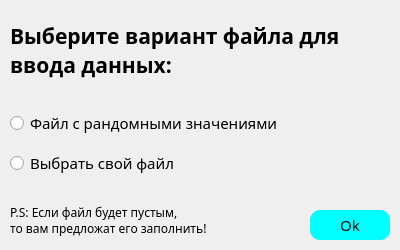
<?xml version="1.0" encoding="UTF-8"?>
<ui version="4.0">
 <class>Window_FileChoise</class>
 <widget class="QDialog" name="Window_FileChoise">
  <property name="geometry">
   <rect>
    <x>0</x>
    <y>0</y>
    <width>400</width>
    <height>250</height>
   </rect>
  </property>
  <property name="minimumSize">
   <size>
    <width>400</width>
    <height>250</height>
   </size>
  </property>
  <property name="maximumSize">
   <size>
    <width>400</width>
    <height>250</height>
   </size>
  </property>
  <property name="windowTitle">
   <string>FileChoise</string>
  </property>
  <property name="styleSheet">
   <string notr="true">QPushButton{
	background-color: aqua;
	border-radius: 10px;
	color: black;
	border-style: solid;
	font-size: 15px;
}</string>
  </property>
  <widget class="QLabel" name="label">
   <property name="geometry">
    <rect>
     <x>10</x>
     <y>20</y>
     <width>411</width>
     <height>61</height>
    </rect>
   </property>
   <property name="font">
    <font>
     <family>Bahnschrift</family>
     <pointsize>16</pointsize>
     <bold>true</bold>
    </font>
   </property>
   <property name="text">
    <string>Выберите вариант файла для
ввода данных:</string>
   </property>
  </widget>
  <widget class="QRadioButton" name="radioButton">
   <property name="geometry">
    <rect>
     <x>10</x>
     <y>110</y>
     <width>270</width>
     <height>26</height>
    </rect>
   </property>
   <property name="font">
    <font>
     <family>Bahnschrift</family>
     <pointsize>11</pointsize>
    </font>
   </property>
   <property name="text">
    <string>Файл с рандомными значениями</string>
   </property>
  </widget>
  <widget class="QRadioButton" name="radioButton_2">
   <property name="geometry">
    <rect>
     <x>10</x>
     <y>150</y>
     <width>270</width>
     <height>26</height>
    </rect>
   </property>
   <property name="font">
    <font>
     <family>Bahnschrift</family>
     <pointsize>11</pointsize>
    </font>
   </property>
   <property name="text">
    <string>Выбрать свой файл</string>
   </property>
  </widget>
  <widget class="QPushButton" name="pushButton">
   <property name="geometry">
    <rect>
     <x>310</x>
     <y>210</y>
     <width>80</width>
     <height>30</height>
    </rect>
   </property>
   <property name="font">
    <font>
     <family>Trebuchet MS</family>
     <pointsize>-1</pointsize>
    </font>
   </property>
   <property name="text">
    <string>Ok</string>
   </property>
  </widget>
  <widget class="QLabel" name="label_2">
   <property name="geometry">
    <rect>
     <x>10</x>
     <y>200</y>
     <width>250</width>
     <height>40</height>
    </rect>
   </property>
   <property name="font">
    <font>
     <family>Bahnschrift</family>
    </font>
   </property>
   <property name="text">
    <string>P.S: Если файл будет пустым,
то вам предложат его заполнить!</string>
   </property>
  </widget>
 </widget>
 <resources/>
 <connections/>
</ui>
